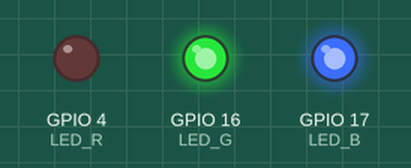
This sketch was run on a simulated ESP32. On the bench: output pins drawn as LEDs (lit = HIGH).

Above: at 0.5 s.
At 1.5 s:
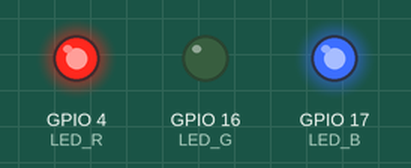
At 5.5 s:
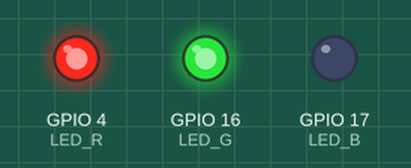
Timing chart, 0 to 6.9 s (numbered marks = the images above):
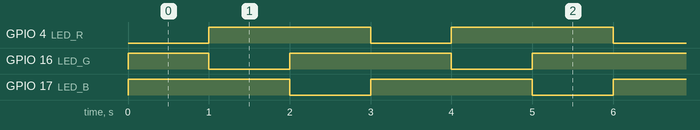

Measured:
- by itself, GPIO 4 (LED_R), GPIO 17 (LED_B): alternates HIGH for 2.0 s and LOW for 1.0 s
- by itself, GPIO 16 (LED_G): repeats every 3.0 s: LOW 1.0 s, HIGH 2.0 s
- by itself, everything shown: repeats every 3.0 s, in 3 steps

The sketch:

Led_out.ino
```cpp
#define LED_R 4
#define LED_G 16
#define LED_B 17

void setup() {
    pinMode(LED_R, OUTPUT);
    pinMode(LED_G, OUTPUT);
    pinMode(LED_B, OUTPUT);
  }

void loop() {

  // Red color (full red, no green, no blue)
  analogWrite(LED_R, 255-255);
  analogWrite(LED_G, 255-0);
  analogWrite(LED_B, 255-0);

  delay(1000);

  // Green color (no red, full green, no blue)
  analogWrite(LED_R, 255-0);
  analogWrite(LED_G, 255-255);
  analogWrite(LED_B, 255-0);

  delay(1000);

  // Blue color (no red, no green, full blue)
  analogWrite(LED_R, 255-0);
  analogWrite(LED_G, 255-0);
  analogWrite(LED_B, 255-255);

  delay(1000);

  }
```
